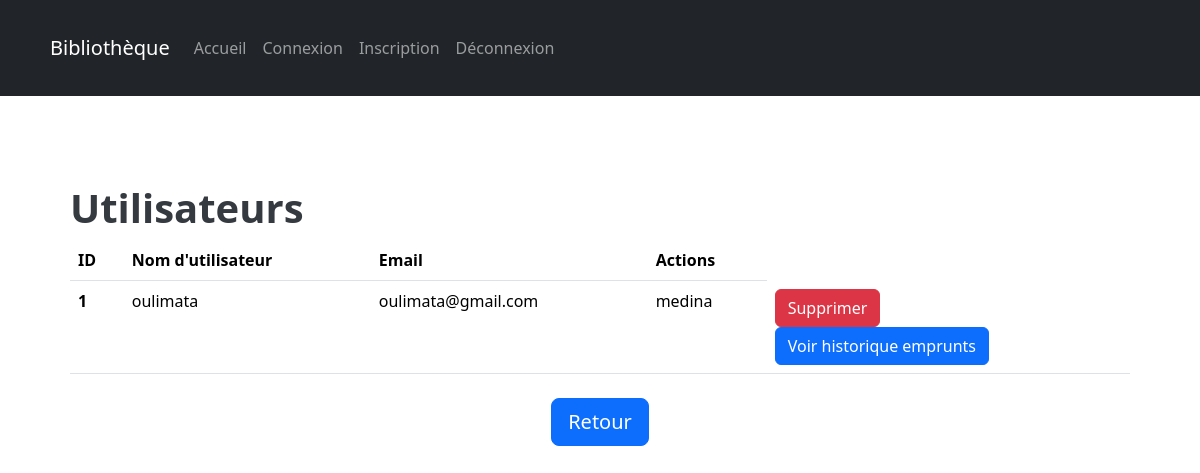
Screenshot of /gererUtilisateurs (signed in) with the database file from the repository.
### app.py (models this page shows, shortened)
class Utilisateur(db.Model, UserMixin):
    id = db.Column(db.Integer, primary_key=True)
    nom_utilisateur = db.Column(db.String(50), unique=True, nullable=False)
    email = db.Column(db.String(120), unique=True, nullable=False)
    adresse = db.Column(db.String(120), nullable=False)
    mot_de_passe = db.Column(db.String(60), nullable=False)
    is_SuperUser = db.Column(db.Boolean, default=False)

### app.py (the view)
@app.route('/gererUtilisateurs')
@login_required
@role_required(is_SuperUser_required=True)
def gererUtilisateurs():
    if current_user.is_SuperUser:
        utilisateurs = Utilisateur.query.all()
        return render_template('Utilisateur.html', utilisateurs=utilisateurs)
    else:
        return redirect(url_for('accueil'))

### app.py (called while the page is built)
@login_manager.user_loader
def load_user(user_id):
    return Utilisateur.query.get(int(user_id))

def role_required(is_SuperUser_required):
    def decorator(f):
        @wraps(f)
        def decorated_function(*args, **kwargs):
            if not current_user.is_authenticated:
                return redirect(url_for('connexion'))
            if is_SuperUser_required and not current_user.is_SuperUser:
                return redirect(url_for('accueil'))
            if not is_SuperUser_required and current_user.is_SuperUser:
                return redirect(url_for('accueil_admin'))
            return f(*args, **kwargs)
        return decorated_function
    return decorator

### templates/Utilisateur.html (shortened to what this page needs)
{% extends 'layout_admin.html' %}
{% block content %}
<div class="container mt-4">
    <h1>Utilisateurs</h1>
    <table class="table">
        <thead>
            <tr>
                <th scope="col">ID</th>
                <th scope="col">Nom d'utilisateur</th>
                <th scope="col">Email</th>
                <th scope="col">Actions</th>
            </tr>
        </thead>
        <tbody>
            {% for utilisateur in utilisateurs if not utilisateur.is_SuperUser %}
            <tr>
                <th scope="row">{{ utilisateur.id }}</th>
                <td>{{ utilisateur.nom_utilisateur }}</td>
                <td>{{ utilisateur.email }}</td>
                <td>{{ utilisateur.adresse }}</td>
                <td>
                    <form method="post" action="{{ url_for('supprimerUtilisateur', id=utilisateur.id) }}">
                        <button type="submit" class="btn btn-danger">Supprimer</button>
                    </form>
                    <a href="{{ url_for('voir_emprunts', id=utilisateur.id) }}" class="btn btn-primary">Voir historique emprunts</a>
                </td>
            </tr>
            {% endfor %}
        </tbody>
    </table>
    <div class="text-center">
        <a href="{{url_for('accueil_admin')}}" class="btn btn-primary btn-lg mt-4">Retour</a>
    </div>
</div>
{% endblock %}

### static/CSS/style.css (style rules this page uses)
.container { padding: 20px; }
.btn { transition: all 0.3s ease; }
h1 { font-weight: 700; color: #343a40; }
.table thead { background-color: #343a40; color: white; }
.table { margin-bottom: 0; }

### rows the page displays
Utilisateur: id "1", nom_utilisateur "oulimata", email "oulimata@gmail.com", adresse "medina"
